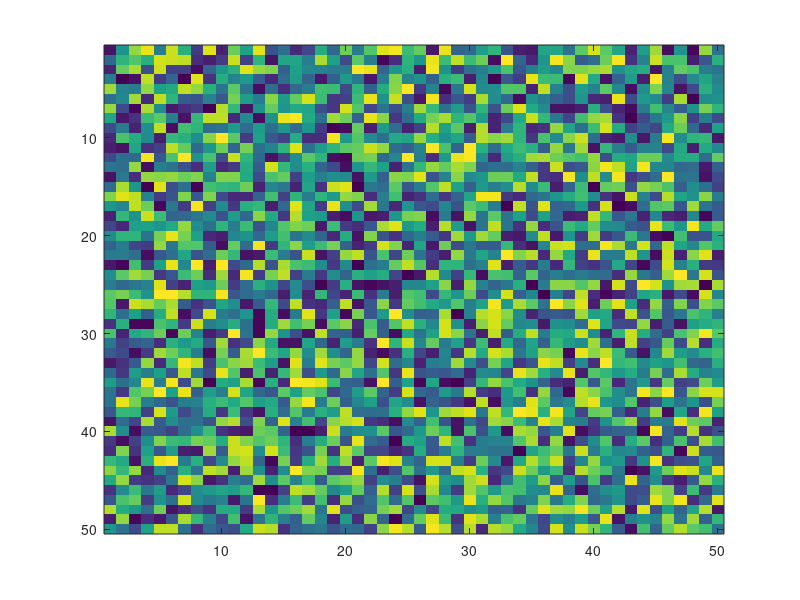

Write MATLAB code to recreate this figure. (Note: this script raises an error after producing the figure.)
%%%%%%%%%%%%%%%%%%%%%%%%%%%%%%%%%%%%%%%%%%%%%%%%%%%%%%%%%%%%%%%%%%%%%%%%%%%
%%%
%%%    This script gives examples of the screenshape function
%%%
%%%%%%%%%%%%%%%%%%%%%%%%%%%%%%%%%%%%%%%%%%%%%%%%%%%%%%%%%%%%%%%%%%%%%%%%%%%

figure; imagesc(rand(50,50));
screenshape([0, 0, 800, 600])
